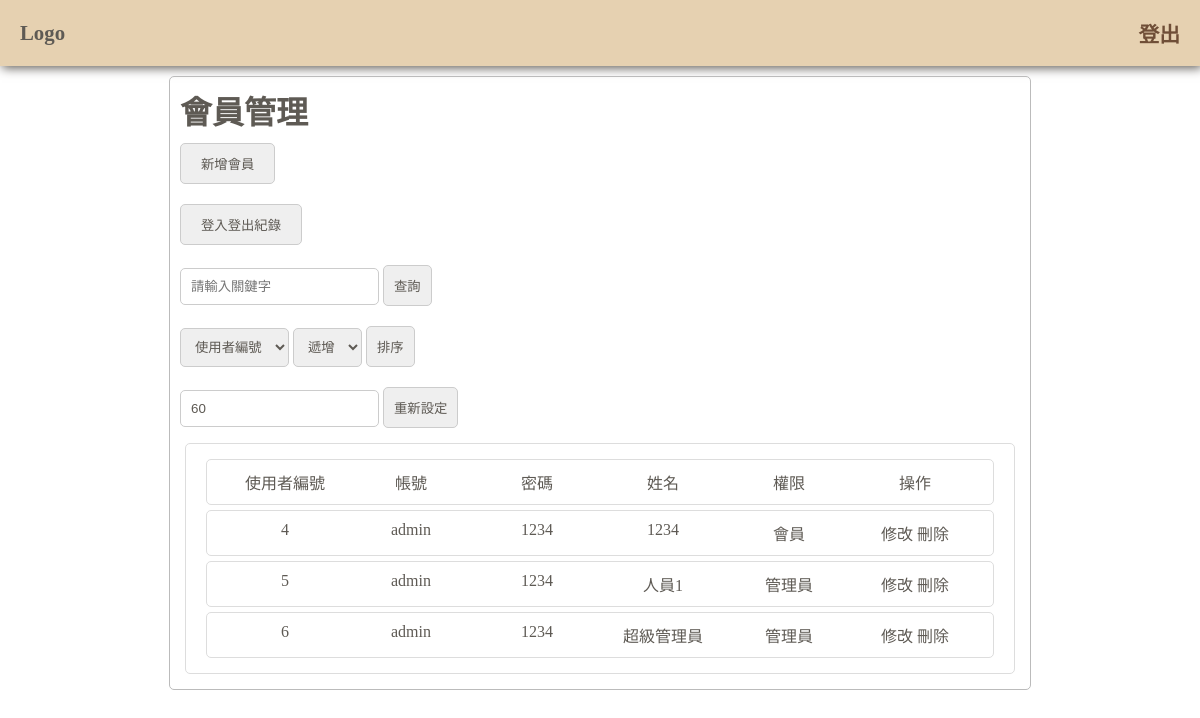
The app's page /user/users.php, older data.
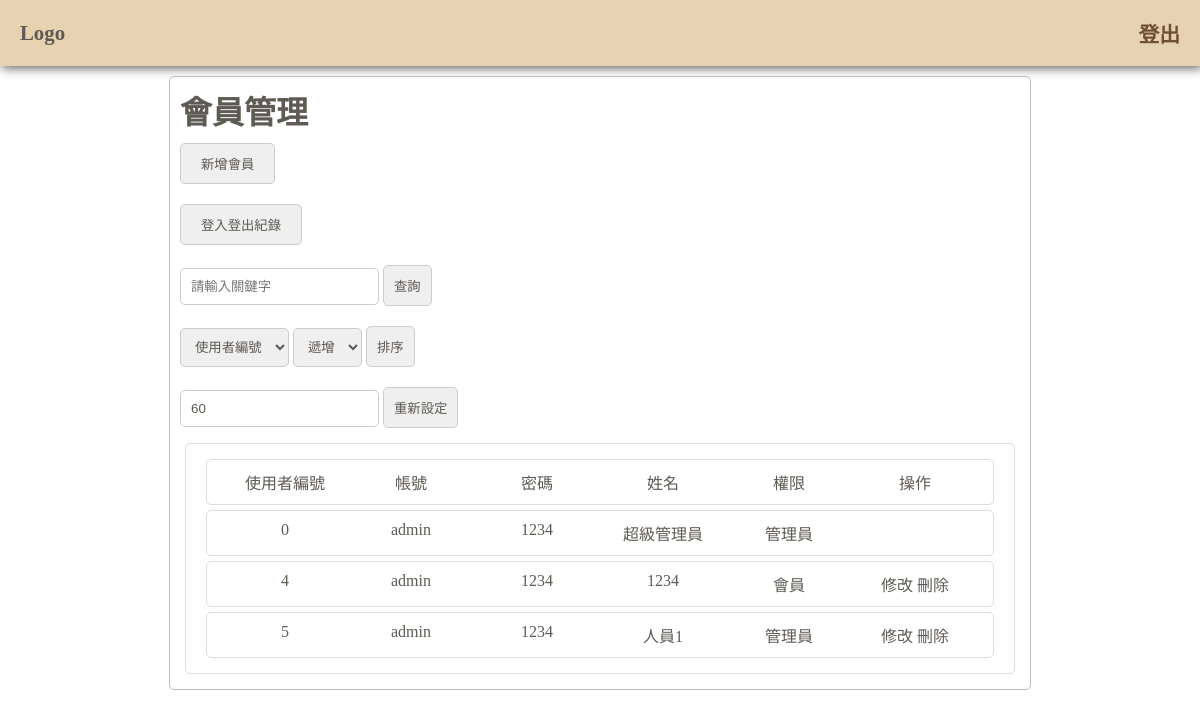
The same page, newer data.
### tables this page shows
CREATE TABLE `users` (
  `id` int(4) UNSIGNED ZEROFILL NOT NULL,
  `name` varchar(30) NOT NULL,
  `account` varchar(30) NOT NULL,
  `password` varchar(30) NOT NULL,
  `role` varchar(30) NOT NULL
);

### user/users.php (the view, shortened to what this page needs)
<!DOCTYPE html>
<html lang="en">
  <head>
    <link rel="stylesheet" href="../css/style.css">
  </head>
  <body>
    <?php
      include('../link.php');
      include '../nav.php';
    ?>
        <?php
          $sql = 'select * from users where 1=1';
          @$key = $_GET['keyWord'] ?? '';
          @$sortOrder = $_GET['sort'] ?? 'id';
          @$isAsc = $_GET['isAsc'] ?? '';
          $sql .= " order by $sortOrder $isAsc";
          $query = $db->query($sql)->fetchAll();
        ?>
    <form action="./" method="get">
      <h1>會員管理</h1>
      <section>
        <button type='button' class='btn' onclick="location.href='userMod.php'">新增會員</button>
      </section>
      <section>
        <button type='button' class='btn' onclick="location.href='viewRecord.php'">登入登出紀錄</button>
      </section>
      <section>
        <input type="text" name="keyWord" placeholder='請輸入關鍵字' value='<?php echo $key ?>'>
        <button type='submit'>查詢</button>
      </section>
      <section>
        <select name="sort">
          <option value="id">使用者編號</option>
        </select>
        <select name="isAsc">
          <option value="asc">遞增</option>
        </select>
        <button type="submit">排序</button>
      </section>
      <section>
        <input type="text" name='time' value='60'>
        <button type='button' onclick='fs_close()'>重新設定</button>
      </section>
    <div class='userbox'>
      <div>
        <div>使用者編號</div>
        <div>帳號</div>
        <div>密碼</div>
        <div>姓名</div>
        <div>權限</div>
        <div>操作</div>
      </div>
      <?php foreach ($query as $data) { ?>
          <div>
            <div><?php echo $data['id'] ?></div>
            <div><?php echo $data['account'] ?></div>
            <div><?php echo $data['password'] ?></div>
            <div><?php echo $data['name'] ?></div>
            <div><?php echo $data['role'] ?></div>
            <div><?php if($data['id'] != '0000'){ ?>
              <a href='userMod.php?id=<?php echo $data['id'] ?>'>修改</a>
              <a href='destroy.php?id=<?php echo $data['id'] ?>'>刪除</a>
            <?php } ?></div>
          </div>
        <?php } ?>
    </div>
    </form>
  </body>
</html>

### nav.php (shortened to what this page needs)
<nav>
    <div class='nav-left'>
        <a href="/53web02-0310">Logo</a>
    </div>
    <div class='nav-right'>
    <ul>
        <li><a href="/53web02-0310/logout.php">登出</a></li>
    </ul>
    </div>
</nav>

### css/style.css (style rules this page uses)
* { margin: 0; color: #5e5a54; }
a { text-decoration: none; }
nav { width: 100%; background: #e6d1b1; padding: 1.5% 0; font-size: 1.3rem; font-weight: bold; display: flex; box-shadow: 2px 2px 10px #5e5a54; }
.nav-left { margin-left: 20px; display: flex; justify-content: center; align-items: center; }
.nav-right { margin-left: auto; }
.nav-right ul { display: flex; }
.nav-right li { display: flex; margin-right: 20px; }
.nav-right a { color: #6f4e37; text-decoration: none; }
form { margin: 10px auto; padding: 10px; border: 1px solid #bbb; border-radius: 5px; width: 70%; }
input, textarea, select, button { padding: 10px; border: 1px solid #ccc; border-radius: 5px; margin: 10px 0; }
button { cursor: pointer; }
.btn { padding: 10px 20px; border: 1px solid #ccc; border-radius: 5px; margin-right: 10px; cursor: pointer; }
.userbox > div { display: grid; grid-template-columns: repeat(6, 1fr); text-align: center; }
.userbox, .userbox > div { margin: 5px; padding: 10px 15px; border: 1px solid #ddd; border-radius: 5px; }

Row changes from the older to the newer data that the page shows:
removed users: id "6", account "admin", password "1234", name "超級管理員", role "管理員"
added users: id "0", account "admin", password "1234", name "超級管理員", role "管理員"
